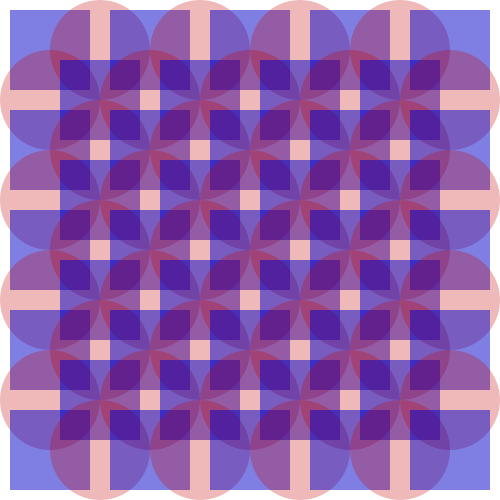
Frame 1 (no input)
Frame 2 (the mouse pressed at the canvas centre, redrawn once): identical to frame 1, image omitted

The Processing sketch that drew this single still picture (run headless with seeded random() and noise(); the mouse was pressed at the canvas centre and the sketch redrawn once):

// Processing sketch: sample3
// ── sample3.pde
void setup() {
  size(500,500);
  noLoop();
}
void draw() {
  background(255);
  noStroke();
  rectMode(CENTER);
  for (int y=0; y<9; y++) {
    for (int x=0; x<9; x++) {
      if ((x+y)%2==0) {
        fill(0,0,200,128);
        rect(50+width/10*x,50+height/10*y,80,80);
      } else {
        fill(200,0,0,70);
        ellipse(50+width/10*x,50+height/10*y,100,100);
      }
    }
  }
}
